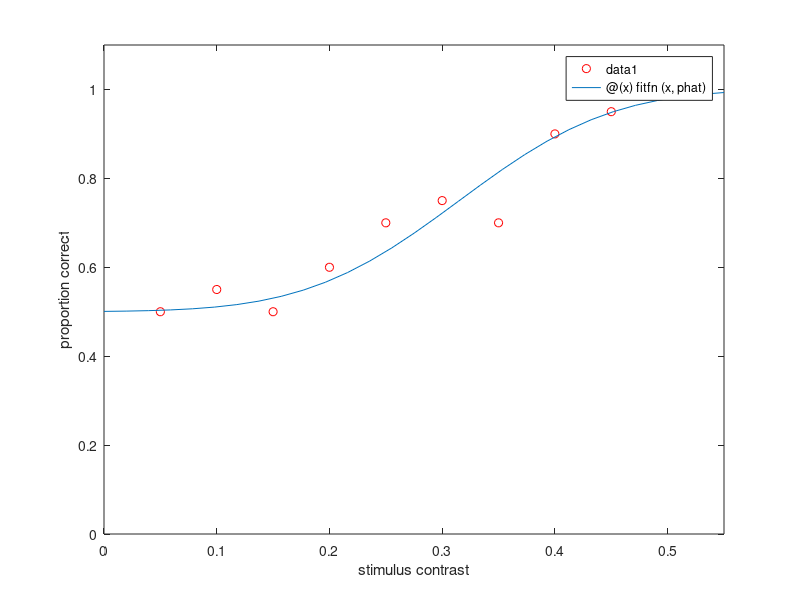

Write MATLAB code to recreate this figure.
%% curvefit.m  Curve fitting

%% inline functions

% we have covered how to make functions in M-files.

% we can also write simple functions as "inline functions", which
% are stored in variables like any other value

% a function of one variable
myfn = @( x ) x.^2;
myfn( 1 )
myfn( 2 )
fplot( myfn, [ -1 1 ] );

% a function of two variables
myfn = @( x, y ) x + y.^2;
myfn( 2, 3 )

% a function of a vector
myfn = @( p ) p(1) + p(2).^2;
myfn([ 2 3 ])
% in a way, this is the same as the function of two variables.
% it just expects its arguments in a 1 x 2 vector


%% fminsearch in 1D

% make an inline function to minimize
minfn = @( x ) x.^2;

% find the input value that minimizes it
xhat = fminsearch( minfn, 1 )

% show results
fplot( minfn, [ -1 1 ] );
hold on;
plot(xhat,minfn(xhat),'ro');
hold off;

% if minfn.m is an M-file, do this instead (note the @):
%   xhat = fminsearch( @minfn, 1 );
%   fplot( @minfn, [ -1 1 ] );

% rules for referring to functions
% - to refer to an inline function, use the function name
% - to refer to a function defined in an M-file, use @ followed by
%   the function name, i.e., the M-file name


%% fminsearch in 2D

% make a function to minimize
minfn = @( p ) ( (p(1)-1).^2 ) + ( (p(2)-2).^2 );

% minimize it
phat = fminsearch( minfn, [ 0 0 ] )

% again, if minfn.m is an M-file, do this instead (note the @):
%   phat = fminsearch( @minfn, [ 0 0 ] );


%% sum-of-squares curve fitting

% make some data to fit
dx = linspace(-pi,pi,20);
dy = 1 + 0.5*sin(dx) + 0.2*randn(size(dx));

% make the fitting function
fitfn = @( x, a, b, c ) a + b*sin( x - c );

% make the error function (sum-of-squares)
% (see steps1.m for a step-by-step construction of this function)
errfn = @( p ) sum( ( fitfn(dx,p(1),p(2),p(3)) - dy ).^2 );

% minimize the error function
phat = fminsearch(errfn,[ 0 1 0 ]);

% report results of fit
fprintf(1,'fit:  y = (%.2f) + (%.2f) * sin( x - (%.2f) )\n',phat(1),phat(2),phat(3));

% plot data and fitted function
clf;
plot(dx,dy,'ro');
hold on;
fplot(@(x)fitfn(x,phat(1),phat(2),phat(3)),[ -pi pi ]);
axis([ -pi pi -2 2 ]);


%% improving the fit by making several tries with different inital guesses

% make some data to fit
dx = linspace(-pi,pi,20);
dy = 1 + 0.5*sin(dx) + 0.2*randn(size(dx));

% make the fitting function
fitfn = @( x, a, b, c ) a + b*sin( x - c );

% make the error function (sum-of-squares)
errfn = @( p ) sum( ( fitfn(dx,p(1),p(2),p(3)) - dy ).^2 );

% minimize the error function several times from different starting points
minerr = Inf;
phat = [];
for i = 1:20
    
    % make a fit from a random starting point
    pinit = [ 2*randn rand -pi+2*pi*rand ];
    phat0 = fminsearch(errfn,pinit);
    
    % compare error to best so far
    err = errfn( phat0 );
    if err < minerr
        phat = phat0;
        minerr = err;
    end
    
end

% report results of fit
fprintf(1,'fit:  y = (%.2f) + (%.2f) * sin( x - (%.2f) )\n',phat(1),phat(2),phat(3));

% plot data and fitted function
clf;
plot(dx,dy,'ro');
hold on;
fplot(@(x)fitfn(x,phat(1),phat(2),phat(3)),[ -pi pi ]);
axis([ -pi pi -2 2 ]);


%% maximum-likelihood parameter estimation

% make some data to fit
d = 10 + 2*randn(1,50);

% make the error function
% errfn = @( p ) -prod( normpdf( d, p(1), p(2) ) );
errfn = @( p ) -sum(log( normpdf( d, p(1), p(2) ) ));
% note:  normpdf( x, mu, sigma ) is the probability density of a getting
%        a sample with value x from a normal distribution with mean mu
%        and standard deviation sigma

% minimize the error function
phat = fminsearch( errfn, [ 0 1 ] );

% report results of fit
fprintf('fit:  mu = %.2f, sigma = %.2f\n',phat);


%% maximum-likelihood curve fitting

% make some psychometric data to fit
stimlev =  [ 0.05 0.10 0.15 0.20 0.25 0.30 0.35 0.40 0.45 0.50 ];
ntrials =  [   20   20   20   20   20   20   20   20   20   20 ];
ncorrect = [   10   11   10   12   14   15   14   18   19   20 ];

% make the fitting function
% note:  normcdf( x, mu, sigma ) is a function of x that increases smoothly
%        from 0 to 1.  mu shifts it left or right, and sigma makes it
%        steeper or shallower.
fitfn = @( x, p ) 0.5 + 0.5*normcdf( x, p(1), p(2) );

% make the error function (negative log likelihood)
% (see steps2.m for a step-by-step construction of this function)
% note:  binopdf( x, n, p ) is the probability of having x successes
%        on n trials, when the probability of each success is p
errfn = @(p) -sum( log( binopdf( ncorrect, ntrials, fitfn(stimlev,p) ) ) );

% minimize the error function
phat = fminsearch( errfn, [ 0.1 0.1 ]);

% report results of fit
fprintf('fit:  p = 0.5 + 0.5*normpdf( x, %.2f, %.2f )\n',phat);
fprintf('75%% threshold:  %.2f\n',phat(1));

% plot data and fitted function
clf;
plot(stimlev,ncorrect./ntrials,'ro');
hold on;
fplot( @(x) fitfn(x,phat), [ 0 0.55 ] );
axis([ 0 0.55 0 1.1 ]);
xlabel 'stimulus contrast'
ylabel 'proportion correct'
